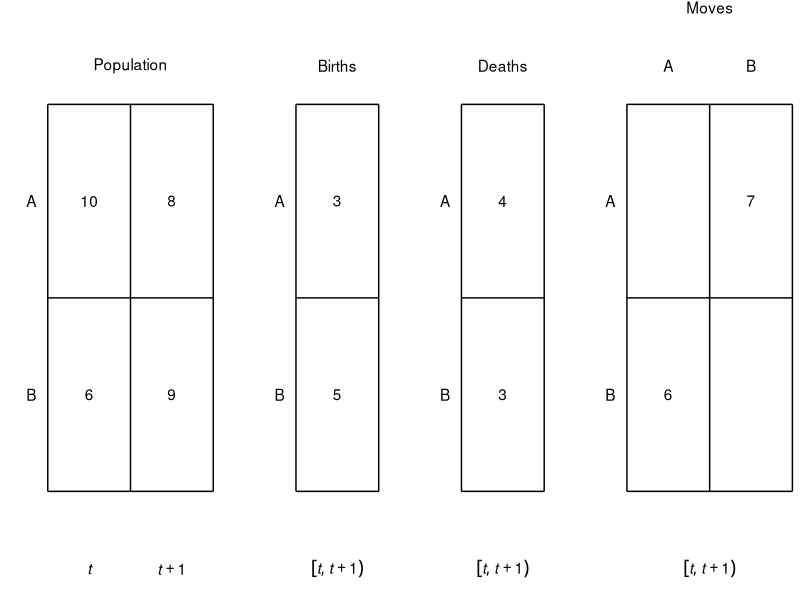

Here is the R script that generated this plot:


library(ggplot2)

data_popn_box <- data.frame(x =    c(0, 2, 2, 0, 1, 0),
                            xend = c(2, 2, 0, 0, 1, 2),
                            y =    c(0, 0, 2, 2, 0, 1),
                            yend = c(0, 2, 2, 0, 2, 1))
data_popn_label <- data.frame(x = c(1, 0.5, 1.5, 0.5, 1.5, 0.5, 1.5),
                              y = c(2.2, 0.5, 0.5, 1.5, 1.5, -0.4, -0.4),
                              label = c("Population", 6, 9, 10, 8, "italic(t)", "italic(t)+1"))
data_births_box <- data.frame(x =    c(3, 4, 4, 3, 3),
                              xend = c(4, 4, 3, 3, 4),
                              y =    c(0, 0, 2, 2, 1),
                              yend = c(0, 2, 2, 0, 1))
data_births_label <- data.frame(x =  c(3.5, 3.5, 3.5,  3.5, 2.8, 2.8),
                                y =  c(2.2, 0.5, 1.5, -0.4, 0.5, 1.5),
                                label = c("Births", 5, 3, 
                                          'group("[",list(italic(t),italic(t+1)),")")',
                                          "B", "A"))
data_deaths_box <- data.frame(x =    c(5, 6, 6, 5, 5),
                              xend = c(6, 6, 5, 5, 6),
                              y =    c(0, 0, 2, 2, 1),
                              yend = c(0, 2, 2, 0, 1))
data_deaths_label <- data.frame(x =  c(5.5, 5.5, 5.5,  5.5, 4.8, 4.8),
                                y =  c(2.2, 0.5, 1.5, -0.4, 0.5, 1.5),
                                label = c("Deaths", 3, 4, 
                                          'group("[",list(italic(t),italic(t+1)),")")',
                                          "B", "A"))
data_mig_box <- data.frame(x =     c(3, 5, 5, 3, 4, 3) + 4,
                            xend = c(5, 5, 3, 3, 4, 5) + 4,
                            y =    c(0, 0, 2, 2, 0, 1),
                            yend = c(0, 2, 2, 0, 2, 1))
data_mig_label <- data.frame(x =   c(4, 3.5,  4.5, 3.5, 4.5,  4, 2.8, 2.8) + 4,
                             y =  c(2.5, 0.5, 1.5, 2.2, 2.2, -0.4, 0.5, 1.5),
                             label = c("Moves", 6, 7, "A", "B",
                                       'group("[",list(italic(t),italic(t+1)),")")',
                                       "B", "A"))

data_region_label <- data.frame(x = rep(-0.2, 2),
                                y = c(0.5, 1.5),
                                label = c("B", "A"))
                                       
p <- ggplot(data_popn_box, aes(x = x, y = y)) +
    theme_bw() +
    theme(panel.border = element_blank(),
          panel.grid.major = element_blank(),
          panel.grid.minor = element_blank(),
          axis.text = element_blank(),
          axis.ticks = element_blank()) +
    coord_cartesian(expand = FALSE,
                    clip = "off") +
    ## population
    geom_segment(aes(x = x, y = y, xend = xend, yend = yend),
                 data = data_popn_box) +
    geom_text(aes(label = label),
              data = data_popn_label,
              parse = TRUE) +
    ## births
    geom_segment(aes(x = x, y = y, xend = xend, yend = yend),
                 data = data_births_box) +
    geom_text(aes(label = label),
              data = data_births_label,
              parse = TRUE) +
    ## deaths
    geom_segment(aes(x = x, y = y, xend = xend, yend = yend),
                 data = data_deaths_box) +
    geom_text(aes(label = label),
              data = data_deaths_label,
              parse = TRUE) +
    ## mig
    geom_segment(aes(x = x, y = y, xend = xend, yend = yend),
                 data = data_mig_box) +
    geom_text(aes(label = label),
              data = data_mig_label,
              parse = TRUE) +
    ## region labels
    geom_text(aes(label = label),
              data = data_region_label) +
    ## other
    xlab("") +
    ylab("")

graphics.off()
pdf(file = "figures_accounts/fig_account_region.pdf",
    width = 5,
    height = 1.8)
plot(p)
dev.off()
